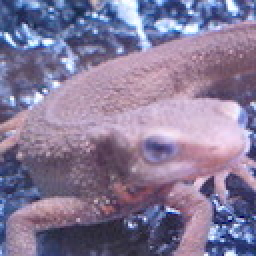
#> input picture Image_Processing_100_Questions/Question_21_30/imori.png, 128 x 128 px (shown 2 times larger)
$ python Q22_histogram_operation.py
#> lines starting #> are read from the running program, lines starting #| are printed output that depends on the picture
#> further down, src is the input picture: shape (128, 128, 3); mean B, G, R 152.8, 121.8, 134.1
import cv2
import numpy as np
import matplotlib.pyplot as plt


def operation(src):
    m0 = 128
    s0 = 52

    m = np.mean(src)
#> m = 136.2
    s = np.std(src)
#> s = 50.62

    out = src.copy().astype(np.float32)
    out = s0 / s * (out - m) + m0
    out = np.clip(out, 0, 255).astype(np.uint8)

    return out


src = cv2.imread("imori.png")

out = operation(src)

plt.hist(out.ravel(), bins=255, rwidth=0.8, range=(0, 255))
plt.savefig("answer_22_2.png")
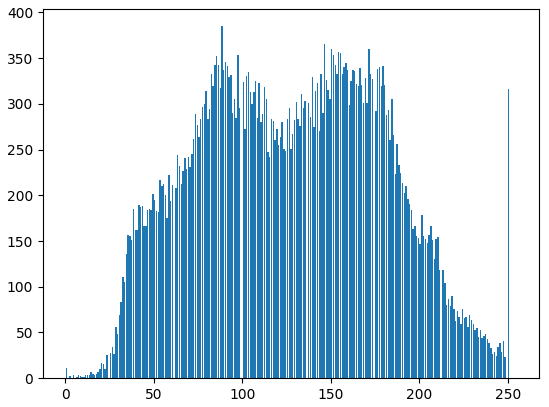
#> figure drawn by matplotlib, 1 panel; tallest bar 385 high, from x = 88.1 to 88.9
plt.show()

cv2.imshow("result", out)
cv2.imwrite("answer_22_1.jpg", out)
cv2.waitKey(0)
cv2.destroyAllWindows()
